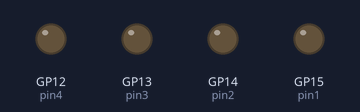
Simulated run of this program. Board: Raspberry Pi Pico running MicroPython. On the bench: output pins drawn as LEDs (lit = HIGH). At 6.0 s the program stops and its outputs stay as they are.

Above: at 0.1 s.
At 0.6 s:
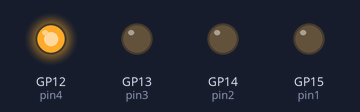
At 1.1 s:
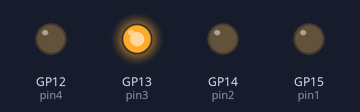
At 2.6 s:
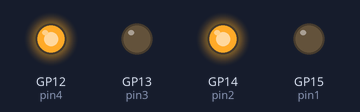
At 4.1 s:
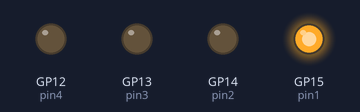
At 5.6 s:
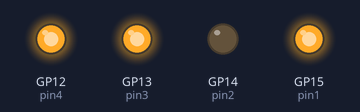
Timing chart, 0 to 7.5 s (numbered marks = the images above):
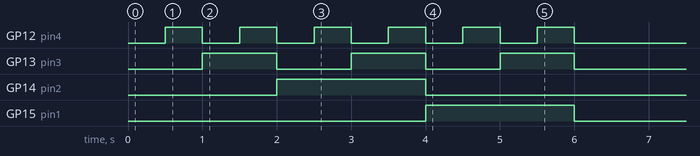

The program:

lesson4.py
```python
from machine import Pin
from time import sleep
"""
pin assignments
"""

pin1 = Pin(15, Pin.OUT)
pin2 = Pin(14, Pin.OUT)
pin3 = Pin(13, Pin.OUT)
pin4 = Pin(12, Pin.OUT)


#binary order: bottom to top, 0,1,2,3,4 etc...
#4 bit binary (base 2) representation of decimal numbers (base 10)

#note: can have more numbers by expanding to 8 bits (1 byte) with 4 more pins/leds 2^8 (256 different numbers)


while True:

    #0
    pin1.value(0)
    pin2.value(0)
    pin3.value(0)
    pin4.value(0)
    sleep(.5)

    #1
    pin1.value(0)
    pin2.value(0)
    pin3.value(0)
    pin4.value(1)
    sleep(.5)

    #2
    pin1.value(0)
    pin2.value(0)
    pin3.value(1)
    pin4.value(0)
    sleep(.5)

    #3
    pin1.value(0)
    pin2.value(0)
    pin3.value(1)
    pin4.value(1)
    sleep(.5)

    #4
    pin1.value(0)
    pin2.value(1)
    pin3.value(0)
    pin4.value(0)
    sleep(.5)

    #5
    pin1.value(0)
    pin2.value(1)
    pin3.value(0)
    pin4.value(1)
    sleep(.5)

    #6
    pin1.value(0)
    pin2.value(1)
    pin3.value(1)
    pin4.value(0)
    sleep(.5)

    #7
    pin1.value(0)
    pin2.value(1)
    pin3.value(1)
    pin4.value(1)
    sleep(.5)

    #8
    pin1.value(1)
    pin2.value(0)
    pin3.value(0)
    pin4.value(0)
    sleep(.5)

    #9

    pin1.value(1)
    pin2.value(0)
    pin3.value(0)
    pin4.value(1)
    sleep(.5)

    #10

    pin1.value(1)
    pin2.value(0)
    pin3.value(1)
    pin4.value(0)
    sleep(.5)

    #11

    pin1.value(1)
    pin2.value(0)
    pin3.value(1)
    pin4.value(1)
    sleep(.5)

    #12
    pin1.value(1)
    pin2.value(1)
    pin3.value(0)
    pin4.value(0)

    #13
    pin1.value(1)
    pin2.value(1)
    pin3.value(0)
    pin4.value(1)

    #14
    pin1.value(1)
    pin2.value(1)
    pin3.value(1)
    pin4.value(0)

    #15
    pin1.value(1)
    pin2.value(1)
    pin3.value(1)
    pin4.value(1)


    pin1.value(0)
    pin2.value(0)
    pin3.value(0)
    pin4.value(0)


    #this basically acts as the end of the sequence, and stops the code after we reach the max amount of numbers we can represent in a 4 bit string
    break;
```

Measured:
- by itself, GP12 (pin4): alternates HIGH for 0.50 s and LOW for 0.50 s, 12 changes in all, then stays LOW
- by itself, GP13 (pin3): alternates HIGH for 1.0 s and LOW for 1.0 s
- by itself, GP14 (pin2): LOW → HIGH at 2.0 s, → LOW 2.0 s later
- by itself, GP15 (pin1): LOW → HIGH at 4.0 s, → LOW 2.0 s later
